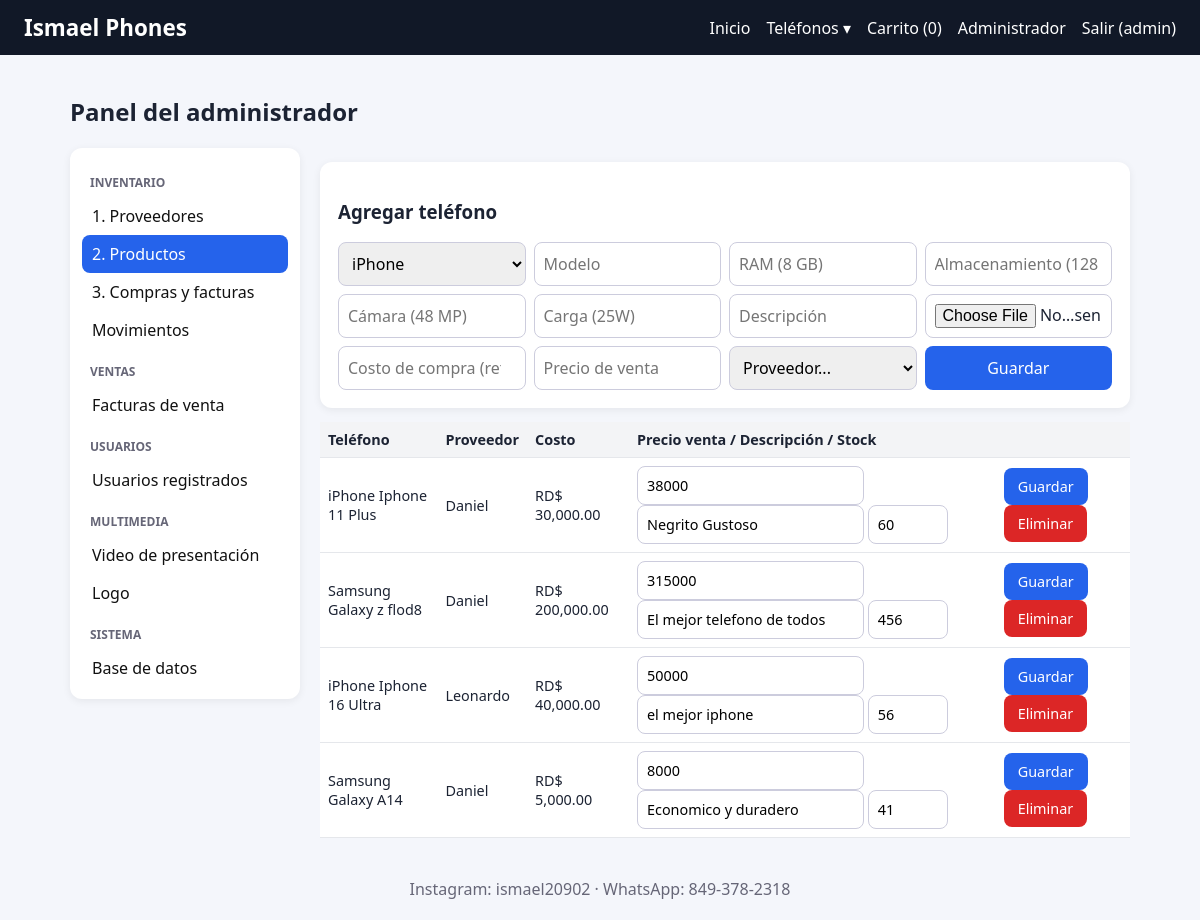
The page /admin.php (signed in) on the database its author committed.
### tables this page shows
CREATE TABLE productos(id INTEGER PRIMARY KEY AUTOINCREMENT, marca TEXT, nombre TEXT, descripcion TEXT, ram TEXT, almacenamiento TEXT, camara TEXT, carga TEXT, precio_compra REAL, precio_venta REAL, stock INTEGER DEFAULT 0, imagen TEXT, proveedor_id INTEGER);

CREATE TABLE proveedores(id INTEGER PRIMARY KEY AUTOINCREMENT, nombre TEXT, telefono TEXT, email TEXT);

### admin.php (the view, shortened to what this page needs)
<?php require 'config.php';
$t = $_GET['t'] ?? ($db->query("SELECT COUNT(*) FROM proveedores")->fetchColumn() ? 'productos' : 'proveedores'); $msg = '';
top('Administrador'); ?>
<h2>Panel del administrador</h2>
<div class="panel"><aside>
<?php $menu = ['Inventario'=>['proveedores'=>'1. Proveedores','productos'=>'2. Productos','compras'=>'3. Compras y facturas','movimientos'=>'Movimientos'],'Ventas'=>['ventas'=>'Facturas de venta'],'Usuarios'=>['usuarios'=>'Usuarios registrados'],'Multimedia'=>['video'=>'Video de presentación','logo'=>'Logo'],'Sistema'=>['bd'=>'Base de datos']];
foreach ($menu as $g => $its) { echo '<h4>'.$g.'</h4>'; foreach ($its as $k => $v) echo '<a class="'.($t == $k ? 'on' : '').'" href="?t='.$k.'">'.$v.'</a>'; } ?>
</aside><section>
<?php if ($msg) echo '<div class="msg">'.e($msg).'</div>';
$prods = $db->query("SELECT p.*, pr.nombre AS prov FROM productos p LEFT JOIN proveedores pr ON pr.id=p.proveedor_id ORDER BY p.id DESC")->fetchAll();
$provs = $db->query("SELECT * FROM proveedores ORDER BY nombre")->fetchAll();
function buscador($t, $dia, $mes){ ?>
<?php }
if ($t == 'productos'): ?>
<div class="box"><h3>Agregar teléfono</h3><form class="f" method="post" enctype="multipart/form-data">
<select name="marca" required><option>iPhone</option><option>Samsung</option></select><input name="nombre" placeholder="Modelo" required><input name="ram" placeholder="RAM (8 GB)"><input name="almacenamiento" placeholder="Almacenamiento (128 GB)">
<input name="camara" placeholder="Cámara (48 MP)"><input name="carga" placeholder="Carga (25W)"><input name="descripcion" placeholder="Descripción"><input type="file" name="imagen" accept="image/*">
<input name="costo" type="number" step="0.01" placeholder="Costo de compra (referencia)" required><input name="precio" type="number" step="0.01" placeholder="Precio de venta" required>
<select name="proveedor_id" required><option value="">Proveedor...</option><?php foreach ($provs as $pr) echo '<option value="'.$pr['id'].'">'.e($pr['nombre']).'</option>'; ?></select><button>Guardar</button></form></div>
<div class="scroll"><table><tr><th>Teléfono</th><th>Proveedor</th><th>Costo</th><th>Precio venta / Descripción / Stock</th><th></th></tr>
<?php foreach ($prods as $p): ?><tr><td><?= e($p['marca'].' '.$p['nombre']) ?></td><td><?= e($p['prov']) ?></td><td><?= m($p['precio_compra']) ?></td>
<td><form id="fp<?= $p['id'] ?>" method="post"><input type="hidden" name="id" value="<?= $p['id'] ?>"></form><input form="fp<?= $p['id'] ?>" name="precio" type="number" step="0.01" value="<?= e($p['precio_venta']) ?>" size="8"> <input form="fp<?= $p['id'] ?>" name="descripcion" value="<?= e($p['descripcion']) ?>"> <input form="fp<?= $p['id'] ?>" name="stock" type="number" value="<?= (int)$p['stock'] ?>" style="width:80px"></td>
<td><button form="fp<?= $p['id'] ?>" name="a" value="editar">Guardar</button> <button form="fp<?= $p['id'] ?>" class="rojo" name="a" value="borrar" onclick="return confirm('¿Eliminar?')">Eliminar</button></td></tr><?php endforeach; ?></table></div>
<?php elseif ($t == 'movimientos'): ?>
<?= tabla($db->query("SELECT m.id,m.fecha,p.nombre AS producto,m.cantidad,m.tipo FROM movimientos m LEFT JOIN productos p ON p.id=m.producto_id ORDER BY m.id DESC")->fetchAll()) ?>
<?php else: foreach ($db->query("SELECT name FROM sqlite_master WHERE type='table' AND name NOT LIKE 'sqlite_%'")->fetchAll() as $tb) echo '<h3>'.e($tb['name']).'</h3>'.tabla($db->query('SELECT * FROM '.$tb['name'])->fetchAll()); endif; ?>
</section></div>
<?php bottom();

### config.php (shortened to what this page needs)
<?php
function e($s){ return htmlspecialchars((string)$s); }
function m($n){ return 'RD$ ' . number_format((float)$n, 2); }
function top($t){
  $u = $_SESSION['usuario'] ?? null; $n = array_sum($_SESSION['carrito'] ?? []);
  echo '<!doctype html><html lang="es"><head><meta charset="utf-8"><meta name="viewport" content="width=device-width,initial-scale=1"><title>'.e($t).' - Ismael Phones</title><link rel="stylesheet" href="style.css"></head><body><header><a class="logo" href="index.php"><img src="media/logo.png" alt="Ismael Phones" onerror="this.outerHTML=\'Ismael Phones\'"></a><nav><a href="index.php">Inicio</a><div class="dd"><a href="index.php#catalogo" tabindex="0">Teléfonos ▾</a><div class="dd-menu"><a href="index.php?marca=iPhone#catalogo">🍎 iPhone</a><a href="index.php?marca=Samsung#catalogo">📱 Samsung</a><a href="index.php#catalogo">🛒 Ver todos</a></div></div><a href="carrito.php">Carrito ('.$n.')</a>';
  if ($u) { if ($_SESSION['rol']=='admin') echo '<a href="admin.php">Administrador</a>'; echo '<a href="logout.php">Salir ('.e($u).')</a>'; }
  else echo '<a href="login.php">Entrar</a><a href="registro.php">Registrarme</a>';
  echo '</nav></header><main>';
}
function bottom(){ echo '</main><footer>Instagram: ismael20902 · WhatsApp: 849-378-2318</footer></body></html>'; }

### style.css (style rules this page uses)
* { box-sizing:border-box }
body { margin:0;font-family:system-ui,Arial,sans-serif;background:#f4f6fb;color:#1c2333 }
header { background:#111827;color:#fff;display:flex;flex-wrap:wrap;justify-content:space-between;align-items:center;padding:12px 24px }
header a { color:#fff;text-decoration:none;margin-left:16px }
.logo { font-size:1.4rem;font-weight:700;display:flex;align-items:center;gap:8px;margin:0 }
main { max-width:1100px;margin:auto;padding:20px }
footer { text-align:center;padding:20px;color:#667 }
input,select,textarea,button { padding:9px;border:1px solid #ccd;border-radius:8px;font:inherit }
button,.btn { background:#2563eb;color:#fff;border:0;cursor:pointer;text-decoration:none;padding:9px 14px;border-radius:8px;display:inline-block }
button.rojo { background:#dc2626 }
.box { background:#fff;padding:18px;border-radius:12px;margin:14px 0;box-shadow:0 2px 8px #0001 }
.box form.f { display:grid;grid-template-columns:repeat(auto-fit,minmax(180px,1fr));gap:8px }
.scroll { overflow-x:auto }
table { width:100%;border-collapse:collapse;background:#fff;font-size:.9rem }
th,td { padding:8px;border-bottom:1px solid #e5e7eb;text-align:left }
th { background:#f3f4f6 }
.panel { display:grid;grid-template-columns:230px 1fr;gap:20px }
.panel aside { background:#fff;border-radius:12px;padding:12px;box-shadow:0 2px 8px #0001;align-self:start }
.panel aside h4 { margin:14px 8px 6px;color:#667;font-size:.75rem;text-transform:uppercase }
.panel aside a { display:block;padding:8px 10px;border-radius:8px;color:#111;text-decoration:none }
.panel aside a.on,.panel aside a:hover { background:#2563eb;color:#fff }
html { scroll-behavior:smooth }
.dd { position:relative;display:inline-block;margin-left:16px }
.dd>a { margin-left:0;cursor:pointer }

### rows shown on the page
productos: marca+nombre "iPhone Iphone 11 Plus", proveedor.nombre "Daniel", precio_compra "RD$ 30,000.00", precio "38000", descripcion "Negrito Gustoso", stock "60"
productos: marca+nombre "Samsung Galaxy z flod8", proveedor.nombre "Daniel", precio_compra "RD$ 200,000.00", precio "315000", descripcion "El mejor telefono de todos", stock "456"
productos: marca+nombre "iPhone Iphone 16 Ultra", proveedor.nombre "Leonardo", precio_compra "RD$ 40,000.00", precio "50000", descripcion "el mejor iphone", stock "56"
productos: marca+nombre "Samsung Galaxy A14", proveedor.nombre "Daniel", precio_compra "RD$ 5,000.00", precio "8000", descripcion "Economico y duradero", stock "41"

### other values the page prints
$n "0"
$u "admin"
$g "INVENTARIO"
$v "1. Proveedores"
$v "2. Productos"
$v "3. Compras y facturas"
$v "Movimientos"
$g "VENTAS"
$v "Facturas de venta"
$g "USUARIOS"
$v "Usuarios registrados"
$g "MULTIMEDIA"
$v "Video de presentación"
$v "Logo"
$g "SISTEMA"
